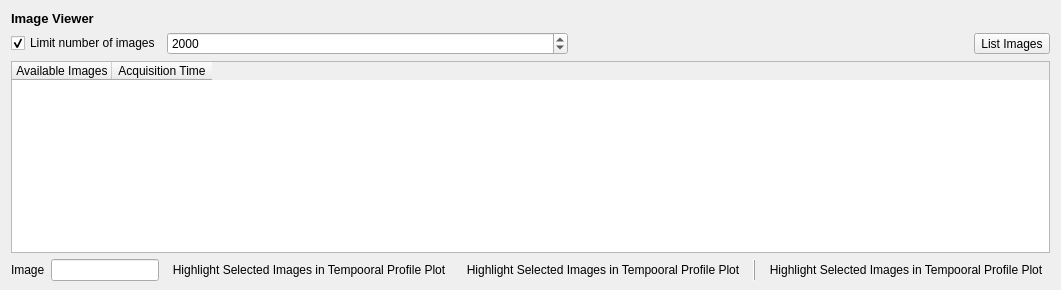
            <widget class="QWidget" name="tab">
             <attribute name="icon">
              <iconset>
               <normaloff>icons/single_image.svg</normaloff>icons/single_image.svg</iconset>
             </attribute>
             <attribute name="title">
              <string/>
             </attribute>
             <layout class="QVBoxLayout" name="verticalLayout_7">
              <property name="bottomMargin">
               <number>9</number>
              </property>
              <item>
               <widget class="QLabel" name="label_16">
                <property name="font">
                 <font>
                  <pointsize>10</pointsize>
                  <weight>75</weight>
                  <bold>true</bold>
                 </font>
                </property>
                <property name="text">
                 <string>Image Viewer</string>
                </property>
               </widget>
              </item>
              <item>
               <layout class="QHBoxLayout" name="horizontalLayout_16">
                <item>
                 <widget class="QCheckBox" name="mLimitImages">
                  <property name="sizePolicy">
                   <sizepolicy hsizetype="Fixed" vsizetype="Fixed">
                    <horstretch>0</horstretch>
                    <verstretch>0</verstretch>
                   </sizepolicy>
                  </property>
                  <property name="toolTip">
                   <string/>
                  </property>
                  <property name="text">
                   <string>Limit number of images</string>
                  </property>
                  <property name="checked">
                   <bool>true</bool>
                  </property>
                 </widget>
                </item>
                <item>
                 <widget class="QSpinBox" name="mLimitImagesValue">
                  <property name="sizePolicy">
                   <sizepolicy hsizetype="Expanding" vsizetype="Fixed">
                    <horstretch>0</horstretch>
                    <verstretch>0</verstretch>
                   </sizepolicy>
                  </property>
                  <property name="minimum">
                   <number>1</number>
                  </property>
                  <property name="maximum">
                   <number>5000</number>
                  </property>
                  <property name="value">
                   <number>2000</number>
                  </property>
                 </widget>
                </item>
                <item>
                 <spacer name="horizontalSpacer_17">
                  <property name="orientation">
                   <enum>Qt::Horizontal</enum>
                  </property>
                  <property name="sizeHint" stdset="0">
                   <size>
                    <width>1</width>
                    <height>1</height>
                   </size>
                  </property>
                 </spacer>
                </item>
                <item>
                 <widget class="QToolButton" name="mQueryAvailableImages">
                  <property name="toolTip">
                   <string>List images at current location.</string>
                  </property>
                  <property name="text">
                   <string>List Images</string>
                  </property>
                 </widget>
                </item>
               </layout>
              </item>
              <item>
               <widget class="QTableWidget" name="mAvailableImages">
                <property name="sizePolicy">
                 <sizepolicy hsizetype="Expanding" vsizetype="Expanding">
                  <horstretch>0</horstretch>
                  <verstretch>0</verstretch>
                 </sizepolicy>
                </property>
                <property name="editTriggers">
                 <set>QAbstractItemView::NoEditTriggers</set>
                </property>
                <property name="alternatingRowColors">
                 <bool>true</bool>
                </property>
                <property name="selectionMode">
                 <enum>QAbstractItemView::SingleSelection</enum>
                </property>
                <property name="selectionBehavior">
                 <enum>QAbstractItemView::SelectRows</enum>
                </property>
                <property name="showGrid">
                 <bool>false</bool>
                </property>
                <property name="sortingEnabled">
                 <bool>true</bool>
                </property>
                <attribute name="verticalHeaderShowSortIndicator" stdset="0">
                 <bool>true</bool>
                </attribute>
                <column>
                 <property name="text">
                  <string>Available Images</string>
                 </property>
                </column>
                <column>
                 <property name="text">
                  <string>Acquisition Time</string>
                 </property>
                </column>
               </widget>
              </item>
              <item>
               <layout class="QHBoxLayout" name="horizontalLayout_9">
                <item>
                 <widget class="QLabel" name="label_40">
                  <property name="minimumSize">
                   <size>
                    <width>25</width>
                    <height>0</height>
                   </size>
                  </property>
                  <property name="text">
                   <string>Image</string>
                  </property>
                 </widget>
                </item>
                <item>
                 <widget class="QLineEdit" name="mImageId">
                  <property name="enabled">
                   <bool>true</bool>
                  </property>
                  <property name="sizePolicy">
                   <sizepolicy hsizetype="Expanding" vsizetype="Fixed">
                    <horstretch>1</horstretch>
                    <verstretch>0</verstretch>
                   </sizepolicy>
                  </property>
                  <property name="toolTip">
                   <string>The selected image.</string>
                  </property>
                  <property name="text">
                   <string/>
                  </property>
                  <property name="frame">
                   <bool>true</bool>
                  </property>
                  <property name="cursorPosition">
                   <number>0</number>
                  </property>
                  <property name="readOnly">
                   <bool>true</bool>
                  </property>
                 </widget>
                </item>
                <item>
                 <widget class="QToolButton" name="mShowImageInfo">
                  <property name="toolTip">
                   <string>Show image info.</string>
                  </property>
                  <property name="text">
                   <string>Highlight Selected Images in Tempooral Profile Plot</string>
                  </property>
                  <property name="icon">
                   <iconset resource="../../../../../QGIS3-master/images/images.qrc">
                    <normaloff>:/images/themes/default/mIconInfo.svg</normaloff>:/images/themes/default/mIconInfo.svg</iconset>
                  </property>
                  <property name="autoRaise">
                   <bool>true</bool>
                  </property>
                 </widget>
                </item>
                <item>
                 <widget class="QToolButton" name="mCopyImageInfo">
                  <property name="toolTip">
                   <string>Copy image info to clipboard.</string>
                  </property>
                  <property name="text">
                   <string>Highlight Selected Images in Tempooral Profile Plot</string>
                  </property>
                  <property name="icon">
                   <iconset resource="../../../../../QGIS3-master/images/images.qrc">
                    <normaloff>:/images/themes/default/mActionEditCopy.svg</normaloff>:/images/themes/default/mActionEditCopy.svg</iconset>
                  </property>
                  <property name="autoRaise">
                   <bool>true</bool>
                  </property>
                 </widget>
                </item>
                <item>
                 <widget class="QFrame" name="frame_9">
                  <property name="frameShape">
                   <enum>QFrame::VLine</enum>
                  </property>
                  <property name="frameShadow">
                   <enum>QFrame::Raised</enum>
                  </property>
                 </widget>
                </item>
                <item>
                 <widget class="QToolButton" name="mCopyAvailableImages">
                  <property name="toolTip">
                   <string>Copy table content to clipboard.</string>
                  </property>
                  <property name="text">
                   <string>Highlight Selected Images in Tempooral Profile Plot</string>
                  </property>
                  <property name="icon">
                   <iconset resource="../../../../../QGIS3-master/images/images.qrc">
                    <normaloff>:/images/themes/default/mActionEditCopy.svg</normaloff>:/images/themes/default/mActionEditCopy.svg</iconset>
                  </property>
                  <property name="autoRaise">
                   <bool>true</bool>
                  </property>
                 </widget>
                </item>
               </layout>
              </item>
             </layout>
            </widget>
